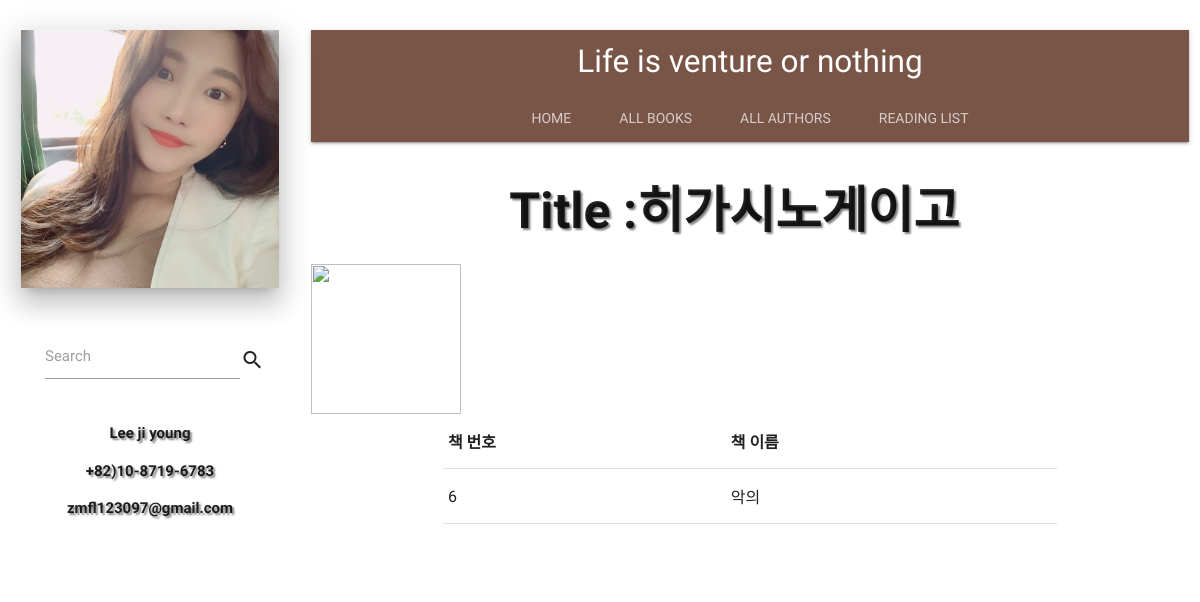
/catalog/author/4/, run on the app's committed database.
### catalog/models.py (models this page shows, shortened)
class Author(models.Model):
    first_name = models.CharField(max_length=100)
    last_name = models.CharField(max_length=100)
    image = StdImageField(
        upload_to=profile_image_upload_directory,
        verbose_name="저자 프로필 사진",
        blank=True,
        null=True,
    )
    class Meta:
        ordering = ['last_name', 'first_name']

class Book(models.Model):
    bookname = models.CharField(max_length=200)
    author = models.ForeignKey('Author', on_delete=models.SET_NULL, null=True)
    summary = models.TextField()
    wrote_language = models.ForeignKey('Language', on_delete=models.SET_NULL, null=True)
    genre = models.ManyToManyField(Genre, help_text='Select a genre for this book')

### catalog/views.py (the view)
# urls.py: path('author/<int:pk>/', views.author_detail, name='author_detail'),
def author_detail(request, pk):
    author = get_object_or_404(Author, pk=pk)
    books_of_author = Book.objects.filter(author=author)
    author_num = str(author.id)
    return render(request, 'catalog/author_detail.html', {
        'author': author,
        'books_of_author': books_of_author,
        'author_num': author_num
    })

### catalog/templates/catalog/author_detail.html (shortened to what this page needs)
{% extends "catalog/base_generic.html" %}
{% load static %}
{% block content %}
<h1 class="author_detail">Title :{{author.first_name}}{{author.last_name}}</h1>
{% with 'images/'|add:author_num|add:'.jpg' as image_static %}
	<img class="author_img" src="{% static image_static %}">
{% endwith %}
<div class="container" >
		<table class="table table-striped">
			<thead>
				<tr>
					<td><B>책 번호</B></td>
					<td><B>책 이름</B></td>
				</tr>
			</thead>
			<tbody>
				{% for book in books_of_author %}
				<tr>
					<td>{{book.id}}</td>
					<td>{{book.bookname}}</td>
					<td>
					</td>
				</tr>
				{% endfor %}
			</tbody>
			</table>
</div>
{% endblock %}

### catalog/static/css/style.css (style rules this page uses)
body { font-family: 'Nanum Gothic', sans-serif; }
.table { clear: both; }
.author_img { float: left; width: 10rem; transform-origin: 0 100% 0; }
.author_detail { text-align: left; margin-left: 13px; float: right; width: 82%; text-shadow: 2px 2px 2px gray; font-size: 50px; font-weight: bold; padding-left: 40px; }
.table-striped { width: 100%; font-family: 'Nanum Gothic', sans-serif; }
.table-striped thead { font-weight: bold; }
h1, h2, h3, h4 { text-align: center; }

### data on the page
Author: first_name "히가시노", last_name "게이고"
Book: id "6", bookname "악의"
